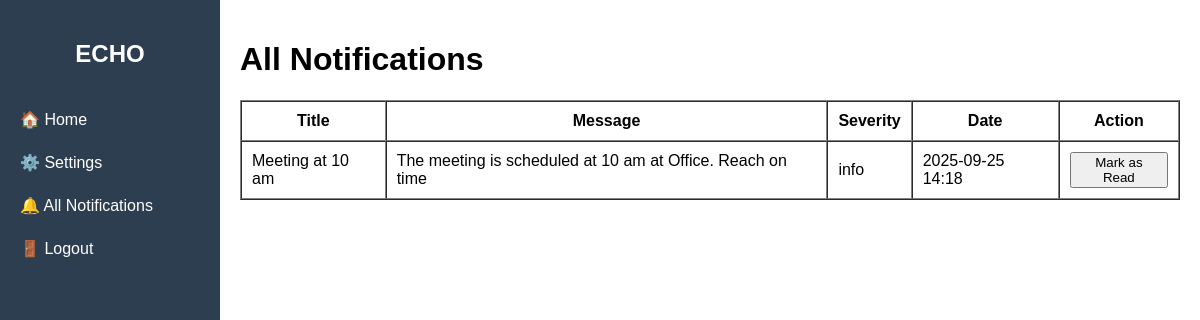
The app's page /notifications/notifications/ (signed in), older data.
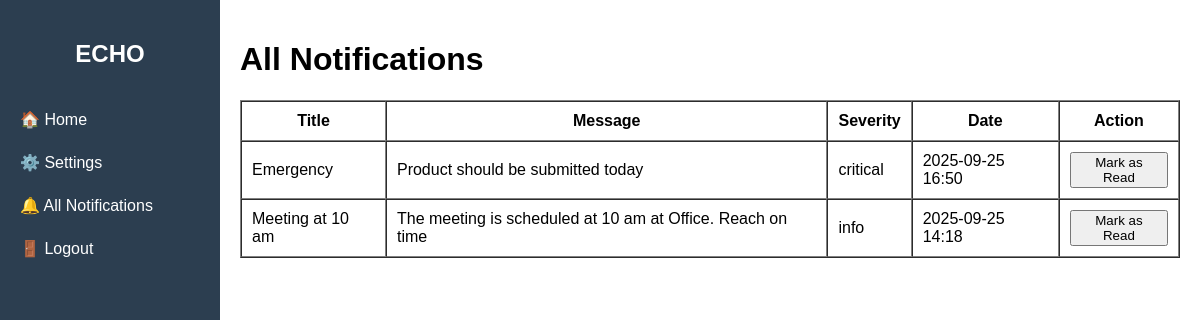
The same page, newer data.
### notifications/models.py (models this page shows, shortened)
class UserAlertPreference(models.Model):
    alert = models.ForeignKey(Alert, on_delete=models.CASCADE)
    user = models.ForeignKey(settings.AUTH_USER_MODEL, on_delete=models.CASCADE)
    is_read = models.BooleanField(default=False)
    snoozed_until = models.DateTimeField(null=True, blank=True)

class Alert(models.Model):
    SEVERITY_CHOICES = [
        ('info', 'Info'),
        ('warning', 'Warning'),
        ('critical', 'Critical')
    ]
    title = models.CharField(max_length=200)
    message = models.TextField()
    severity = models.CharField(max_length=50, choices=SEVERITY_CHOICES)
    start_time = models.DateTimeField()
    expiry_time = models.DateTimeField()
    remainder_freq = models.IntegerField(default=120)
    teams = models.ManyToManyField('users.Team', blank=True)
    users = models.ManyToManyField(settings.AUTH_USER_MODEL, blank=True)
    entire_organization = models.BooleanField(default=False)
    is_active = models.BooleanField(default=True)

### notifications/views.py (the view)
# urls.py: path('notifications/', views.all_notifications, name='all_notifications'),
@login_required
def all_notifications(request):
    notifications = UserAlertPreference.objects.filter(user=request.user).order_by('-alert__start_time')
    return render(request, 'all_notifications.html', {'notifications': notifications})

### users/templates/all_notifications.html (shortened to what this page needs)
{% extends "base.html" %}
{% block content %}
<h1>All Notifications</h1>
<table border="1" cellpadding="10" cellspacing="0">
    <thead>
        <tr>
            <th>Title</th>
            <th>Message</th>
            <th>Severity</th>
            <th>Date</th>
            <th>Action</th>
        </tr>
    </thead>
    <tbody>
        {% for notif in notifications %}
        <tr {% if notif.is_read %}style="background:#f0f0f0;"{% endif %}>
            <td>{{ notif.alert.title }}</td>
            <td>{{ notif.alert.message }}</td>
            <td>{{ notif.alert.severity }}</td>
            <td>{{ notif.alert.start_time|date:"Y-m-d H:i" }}</td>
            <td>
                {% if not notif.is_read %}
                <form method="post" action="{% url 'mark_alert_as_read' notif.alert.id %}">
                    <button type="submit">Mark as Read</button>
                </form>
                {% else %}
                Read
                {% endif %}
            </td>
        </tr>
        {% empty %}
        <tr><td colspan="5">No notifications found.</td></tr>
        {% endfor %}
    </tbody>
</table>
{% endblock %}

### users/templates/base.html (shortened to what this page needs)
<!DOCTYPE html>
<html lang="en">
<head>
</head>
<body>
    <div class="sidebar">
        <h2>ECHO</h2>
        <a href="{% url 'dashboard' %}">🏠 Home</a>
        <a href="#">⚙️ Settings</a>
        <a href="{% url 'all_notifications' %}">🔔 All Notifications</a>
        <a href="{% url 'logout' %}">🚪 Logout</a>
    </div>
    <div class="main">
        {% block content %}
        {% endblock %}
    </div>
</body>
</html>

### users/templates/base.html (style rules this page uses)
body { margin: 0; font-family: Arial, sans-serif; display: flex; }
.sidebar { width: 220px; background: #2c3e50; color: white; height: 100vh; padding-top: 20px; position: fixed; left: 0; top: 0; }
.sidebar h2 { text-align: center; margin-bottom: 30px; }
.sidebar a { display: block; color: white; padding: 12px 20px; text-decoration: none; }
.main { margin-left: 220px; padding: 20px; flex: 1; }

Row changes from the older to the newer data that the page shows:
added UserAlertPreference: alert "Emergency", alert.message "Product should be submitted today", alert.severity "critical", alert.start_time "2025-09-25 16:50", is_read "Mark as Read"
